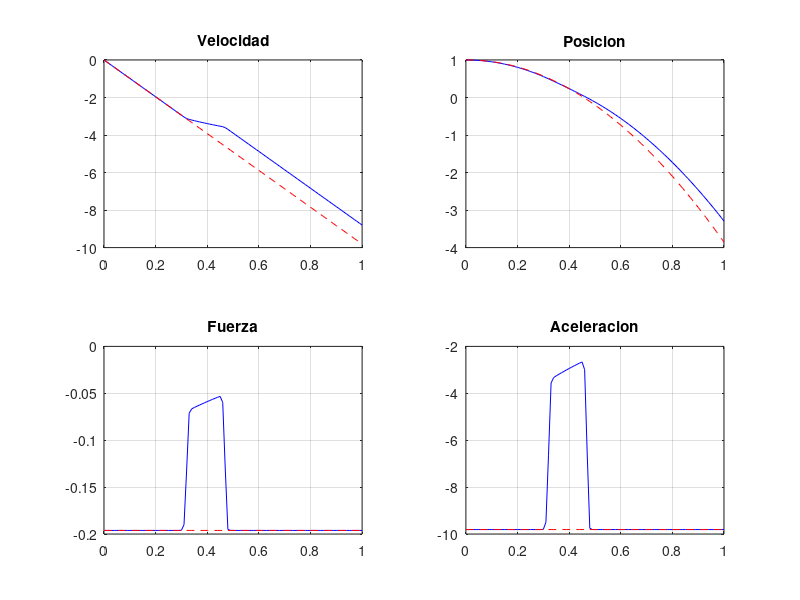

Source code (MATLAB):
clc; clear all; close all; %Despeje de espacio

%%%Definicion de las variables
z0 = 1; v0 = 0; %Valores iniciales de posicion y velocidad
R = 0.025; L = 0.5; m = 0.67; a = 0.01; h = 0.01; M = 0.02; g = 9.81; %Valores constantes
miu0 = (4*pi)*(10^(-7)); ro = 1/(5.081*10^7); %Valores constantes

%%%Formulas empleadas
iPos = 1; iVel = 2; iCont = 1; %Variables utilizadas para implementacion del codigo
k = (9/(8*pi))*(((miu0*m)^2)/(ro*R^4))*a; %Segmento de formula de fuerza magnetica
f = @(z,v) -g - (k/M) * ((5/128) * (atan(z/R) - atan((z-L)/R)) + ... %%%
    (1/64) * (sin(2*atan(z/R)) - sin(2*atan((z-L)/R))) - ...         %%%Segmento de formula
    (1/128) * (sin(4*atan(z/R)) - sin(4*atan((z-L)/R))) - ...        %%%de la aceleracion
    (1/192) * (sin(6*atan(z/R)) - sin(6*atan((z-L)/R))) - ...        %%%
    (1/1024) * (sin(8*atan(z/R)) - sin(8*atan((z-L)/R)))) * v;       %%%

%%%Vectores de almacenamiento
x = [z0,v0]; %Vector x para la manipulacion de posicion y velocidad
vZM = [z0]; vVM = [v0]; vAM = [f(x(iPos),x(iVel))]; vACL = [-g]; vVCL = [v0]; vZCL = [z0];
%%%^^^^^^^^^^^^^^^^^^^^^^^^^^^^^^^^^^^^^^^^^^^^^^^^^^^^^^^^^^^^^^^^^^^^^^^^^^^^^^^^^^^^^^
%%%||||||||||||||||||||||||||||||||||||||||||||||||||||||||||||||||||||||||||||||||||||||
%%%                         Vectores de valores solicitados

%Implementacion del metodo de Runge Kutta
for i = 0+h:h:1 %Intervalo de tiempo considerando que el tiempo 0 ya fue empleado
    k1 = [x(iVel),f(x(iPos),x(iVel))];                                                 %%%Valores k para
    k2 = [x(iVel) + (h/2) * k1(2),f(x(iPos) + (h/2) * k1(1),x(iVel) + (h/2) * k1(2))]; %%%el metodo de
    k3 = [x(iVel) + (h/2) * k2(2),f(x(iPos) + (h/2) * k2(1),x(iVel) + (h/2) * k2(2))]; %%%Runge Kutta
    k4 = [x(iVel) + h * k3(2),f(x(iPos) + h * k3(1),x(iVel) + h * k3(2))];             %%%
    x = x + (h/6) * (k1 + 2*k2 + 2*k3 + k4); %Obtencion del nuevo vector x
    vZM = [vZM,x(1)]; %Se agrega la nueva posicion al vector de posiciones
    vVM = [vVM,x(2)]; %Se agrega la nueva velocidad al vector de velocidades
    vAM = [vAM,f(x(iPos),x(iVel))]; %Se calcula y agrega la nueva aceleracion
    vZCL = [vZCL, vZCL(iCont) + (vVCL(iCont)*h)]; %%%<-Mismo procedimiento
    vVCL = [vVCL, vVCL(iCont)+(-g*h)];            %%%<-considerando caida
    vACL = [vACL,-g];                             %%%<-libre
    iCont = iCont + 1; %Se incrementa el contador para determinar valores de los vectores
end
vFM = vAM.*M; %Se calcula el vector de fuerza considerando magnetismo
vFCL = vACL.*M; %Se calcula el vector de fuerza con caida libre

%%%Graficacion
t = 0:h:1; %Intervalo de tiempo
subplot(2,2,1)                                                               %%%Se grafican todos los
plot(t,vVM,'b'); hold on; grid on; plot(t,vVCL,'r--'); title('Velocidad'); hold off   %%%
subplot(2,2,2);                                                              %%%vectores con su 
plot(t,vZM,'b'); hold on; grid on; plot(t,vZCL,'r--'); title('Posicion'); hold off;   %%%
subplot(2,2,3)                                                               %%%respectiva caida libre
plot(t,vFM,'b'); hold on; grid on; plot(t,vFCL,'r--'); title('Fuerza'); hold off;     %%%
subplot(2,2,4)                                                               %%%en un subplot
plot(t,vAM,'b'); hold on; grid on; plot(t,vACL,'r--'); title('Aceleracion'); hold off %%%